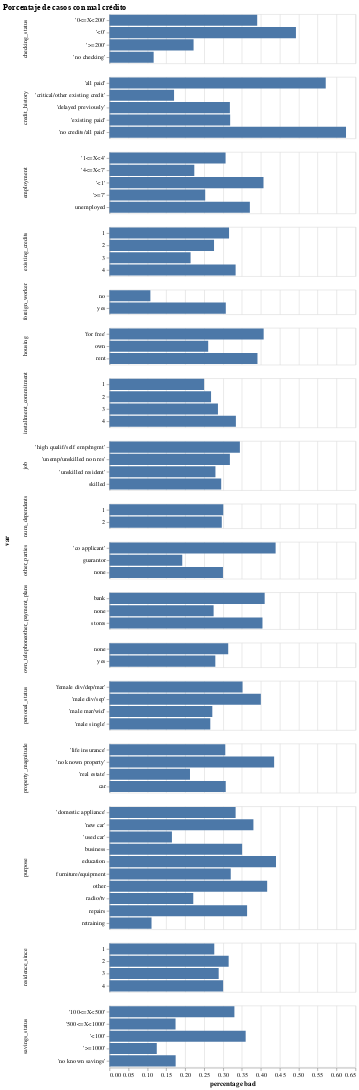

The code cell stored with this chart in its notebook:
### Code cell
# Para las variables categóricas, una opción es mostrar el porcentaje de mal crédito para cada uno
# de los valores posibles de cada una de esas variables
# Como se ve en los gráficos, no hay ninguna variable individual con gran capacidad predictiva,
# aunque algunas parecen dar buenas pistas

def get_data_chunk(field):
    return credit_g.groupby(field)['class'].apply(lambda x: (x == 'bad').mean())\
                   .rename('percentage bad')\
                   .reset_index()\
                   .rename(columns = {field : 'value'})\
                   .assign(var = field)

mal_credito_por_valor = pd.concat([get_data_chunk(field) for field in columnas_cat if field != 'class'])

alt.Chart(mal_credito_por_valor, title = 'Porcentaje de casos con mal crédito').mark_bar()\
                        .encode( x = 'percentage bad:Q', y = alt.Y('value:N', title = None), row = 'var:N')\
                        .resolve_scale(y = 'independent')

### Figure 1 — Vega-Lite specification as saved in the notebook (floating-point values rounded to 4 significant figures)
{"config": {"view": {"continuousWidth": 400, "continuousHeight": 300}}, "data": {"name": "data-ada9f099fcd109981590bdd3f14bc2ec"}, "mark": "bar", "encoding": {"row": {"type": "nominal", "field": "var"}, "x": {"type": "quantitative", "field": "percentage bad"}, "y": {"type": "nominal", "field": "value", "title": null}}, "resolve": {"scale": {"y": "independent"}}, "title": "Porcentaje de casos con mal crédito", "$schema": "https://vega.github.io/schema/vega-lite/v4.8.1.json", "datasets": {"data-ada9f099fcd109981590bdd3f14bc2ec": [{"value": "'0<=X<200'", "percentage bad": 0.3903, "var": "checking_status"}, {"value": "'<0'", "percentage bad": 0.4927, "var": "checking_status"}, {"value": "'>=200'", "percentage bad": 0.2222, "var": "checking_status"}, {"value": "'no checking'", "percentage bad": 0.1168, "var": "checking_status"}, {"value": "'all paid'", "percentage bad": 0.5714, "var": "credit_history"}, {"value": "'critical/other existing credit'", "percentage bad": 0.1706, "var": "credit_history"}, {"value": "'delayed previously'", "percentage bad": 0.3182, "var": "credit_history"}, {"value": "'existing paid'", "percentage bad": 0.3189, "var": "credit_history"}, {"value": "'no credits/all paid'", "percentage bad": 0.625, "var": "credit_history"}, {"value": "'domestic appliance'", "percentage bad": 0.3333, "var": "purpose"}, {"value": "'new car'", "percentage bad": 0.3803, "var": "purpose"}, {"value": "'used car'", "percentage bad": 0.165, "var": "purpose"}, {"value": "business", "percentage bad": 0.3505, "var": "purpose"}, {"value": "education", "percentage bad": 0.44, "var": "purpose"}, {"value": "furniture/equipment", "percentage bad": 0.3204, "var": "purpose"}, {"value": "other", "percentage bad": 0.4167, "var": "purpose"}, {"value": "radio/tv", "percentage bad": 0.2214, "var": "purpose"}, {"value": "repairs", "percentage bad": 0.3636, "var": "purpose"}, {"value": "retraining", "percentage bad": 0.1111, "var": "purpose"}, {"value": "'100<=X<500'", "percentage bad": 0.3301, "var": "savings_status"}, {"value": "'500<=X<1000'", "percentage bad": 0.1746, "var": "savings_status"}, {"value": "'<100'", "percentage bad": 0.3599, "var": "savings_status"}, {"value": "'>=1000'", "percentage bad": 0.125, "var": "savings_status"}, {"value": "'no known savings'", "percentage bad": 0.1749, "var": "savings_status"}, {"value": "'1<=X<4'", "percentage bad": 0.3068, "var": "employment"}, {"value": "'4<=X<7'", "percentage bad": 0.2241, "var": "employment"}, {"value": "'<1'", "percentage bad": 0.407, "var": "employment"}, {"value": "'>=7'", "percentage bad": 0.253, "var": "employment"}, {"value": "unemployed", "percentage bad": 0.371, "var": "employment"}, {"value": "'female div/dep/mar'", "percentage bad": 0.3516, "var": "personal_status"}, {"value": "'male div/sep'", "percentage bad": 0.4, "var": "personal_status"}, {"value": "'male mar/wid'", "percentage bad": 0.2717, "var": "personal_status"}, {"value": "'male single'", "percentage bad": 0.2664, "var": "personal_status"}, {"value": "'co applicant'", "percentage bad": 0.439, "var": "other_parties"}, {"value": "guarantor", "percentage bad": 0.1923, "var": "other_parties"}, {"value": "none", "percentage bad": 0.2999, "var": "other_parties"}, {"value": "'life insurance'", "percentage bad": 0.306, "var": "property_magnitude"}, {"value": "'no known property'", "percentage bad": 0.4351, "var": "property_magnitude"}, {"value": "'real estate'", "percentage bad": 0.2128, "var": "property_magnitude"}, {"value": "car", "percentage bad": 0.3072, "var": "property_magnitude"}, {"value": "bank", "percentage bad": 0.4101, "var": "other_payment_plans"}, {"value": "none", "percentage bad": 0.2752, "var": "other_payment_plans"}, {"value": "stores", "percentage bad": 0.4043, "var": "other_payment_plans"}, {"value": "'for free'", "percentage bad": 0.4074, "var": "housing"}, {"value": "own", "percentage bad": 0.2609, "var": "housing"}, {"value": "rent", "percentage bad": 0.3911, "var": "housing"}, {"value": "'high qualif/self emp/mgmt'", "percentage bad": 0.3446, "var": "job"}, {"value": "'unemp/unskilled non res'", "percentage bad": 0.3182, "var": "job"}, {"value": "'unskilled resident'", "percentage bad": 0.28, "var": "job"}, {"value": "skilled", "percentage bad": 0.2952, "var": "job"}, {"value": "none", "percentage bad": 0.3138, "var": "own_telephone"}, {"value": "yes", "percentage bad": 0.2797, "var": "own_telephone"}, {"value": "no", "percentage bad": 0.1081, "var": "foreign_worker"}, {"value": "yes", "percentage bad": 0.3074, "var": "foreign_worker"}, {"value": 1, "percentage bad": 0.25, "var": "installment_commitment"}, {"value": 2, "percentage bad": 0.2684, "var": "installment_commitment"}, {"value": 3, "percentage bad": 0.2866, "var": "installment_commitment"}, {"value": 4, "percentage bad": 0.334, "var": "installment_commitment"}, {"value": 1, "percentage bad": 0.2769, "var": "residence_since"}, {"value": 2, "percentage bad": 0.3149, "var": "residence_since"}, {"value": 3, "percentage bad": 0.2886, "var": "residence_since"}, {"value": 4, "percentage bad": 0.3002, "var": "residence_since"}, {"value": 1, "percentage bad": 0.316, "var": "existing_credits"}, {"value": 2, "percentage bad": 0.2763, "var": "existing_credits"}, {"value": 3, "percentage bad": 0.2143, "var": "existing_credits"}, {"value": 4, "percentage bad": 0.3333, "var": "existing_credits"}, {"value": 1, "percentage bad": 0.3006, "var": "num_dependents"}, {"value": 2, "percentage bad": 0.2968, "var": "num_dependents"}]}}
